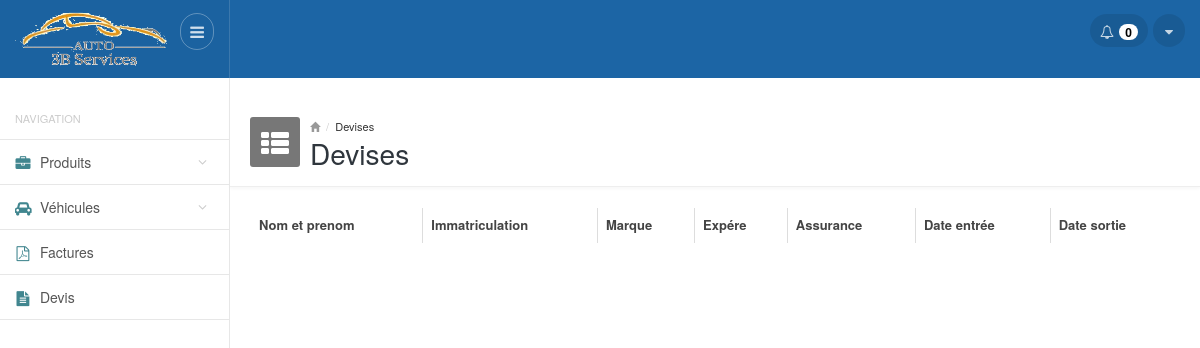
/devis.php (signed in), run on an earlier commit of the app's database.
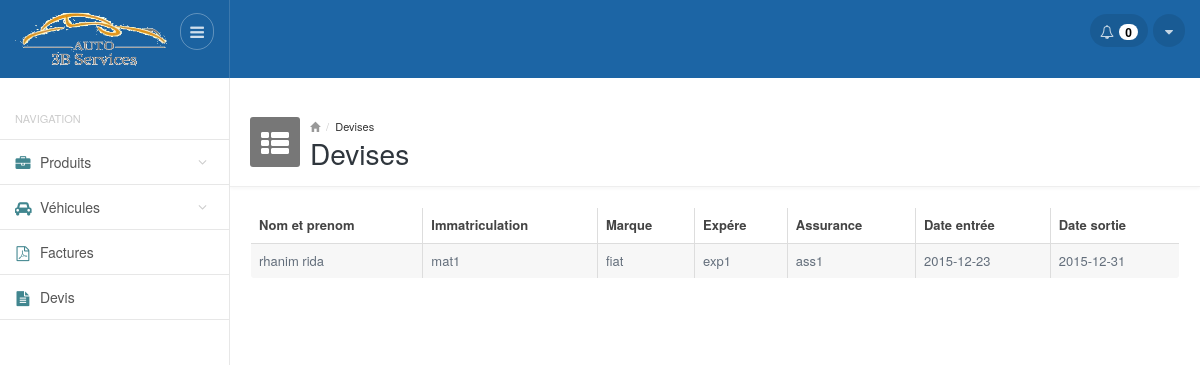
And on a later commit of the database.
### tables this page shows
CREATE TABLE IF NOT EXISTS `devis` (
  `id` int(11) NOT NULL,
  `date_devis` date DEFAULT NULL,
  `date_accord` date DEFAULT NULL,
  `ht` double NOT NULL,
  `hta` double NOT NULL,
  `id_vehicule` int(11) NOT NULL
);

CREATE TABLE IF NOT EXISTS `vehicules` (
  `id` int(11) NOT NULL,
  `nom` varchar(100) NOT NULL,
  `prenom` varchar(100) NOT NULL,
  `immatriculation` varchar(100) NOT NULL,
  `marque` varchar(100) NOT NULL,
  `expere` varchar(100) NOT NULL,
  `assurance` varchar(100) NOT NULL,
  `date_entree` date DEFAULT NULL,
  `date_sortie` date DEFAULT NULL
);

### functions.php (called while the page is built, shortened)
<?php
function getNotifProducts()
{
    $result = mysql_query("SELECT count(*) FROM produits WHERE qte_min>=qte") or die(mysql_error());
    $count = mysql_fetch_array($result);
    return $count[0];
}
function getAllDevis()
{
     $result = mysql_query("SELECT * FROM `devis` , `vehicules` WHERE devis.id_vehicule=vehicules.id") or die(mysql_error());
     $vihecules = array();
     while($row = mysql_fetch_array($result))
        $vihecules[] = $row;
    return $vihecules;
}
?>

### devis.php (the view, shortened to what this page needs)
<?php
require_once __DIR__ . '/functions.php';
require_once __DIR__ . '/header.php'; ?>
<div class="mainpanel">
    <div class="pageheader">
        <div class="media">
            <div class="pageicon pull-left">
                <i class="fa fa-th-list"></i>
            </div>
            <div class="media-body">
                <ul class="breadcrumb">
                    <li><a href="#"><i class="glyphicon glyphicon-home"></i></a></li>
                    <li><a href="#">Devises</a></li>
                </ul>
                <h4>Devises</h4>
            </div>
        </div>
    </div>
    <div class="contentpanel">
        <div class="panel panel-primary-head">
            <table id="basicTable" class="table table-striped table-bordered responsive">
                <thead class="">
                    <tr>
                        <th>Nom et prenom</th>
                        <th>Immatriculation</th>
                        <th>Marque</th>
                        <th>Expére</th>
                        <th>Assurance</th>
                        <th>Date entrée</th>
                        <th>Date sortie</th>
                    </tr>
                </thead>
                <tbody>
                    <?php
                      $devises= getAllDevis();
                      foreach($devises as $devis){ ?>
                        <tr>
                              <td><?php echo ($devis['nom']." ".$devis['prenom']); ?> </td>
                              <td><?php echo $devis['immatriculation']; ?> </td>
                              <td><?php echo $devis['marque']; ?> </td>
                              <td><?php echo $devis['expere']; ?> </td>
                              <td><?php echo $devis['assurance']; ?> </td>
                              <td><?php echo $devis['date_entree']; ?> </td>
                              <td><?php echo $devis['date_sortie']; ?> </td>
                           </tr>
                    <?php } ?>
                </tbody>
            </table>
        </div>
        <br />
    </div>
</div>
<?php
require_once __DIR__ . '/footer.php'; ?>

### header.php (shortened to what this page needs)
<!DOCTYPE html>
<html lang="en">
<head>
        <link href="css/style.default.css" rel="stylesheet">
        <link href="css/select2.css" rel="stylesheet" />
        <link href="css/style.datatables.css" rel="stylesheet">
        <link href="cdn.datatables.net/responsive/1.0.1/css/dataTables.responsive.css" rel="stylesheet">
    </head>
    <body>
        <header>
            <div class="headerwrapper">
                <div class="header-left">
                    <a href="#" class="logo">
                        <img src="images/logo.gif" alt="" style="width: 160px;height: 81px;margin-bottom: -16px;margin-top: -20px;">
                    </a>
                    <div class="pull-right">
                        <a href="#" class="menu-collapse">
                            <i class="fa fa-bars"></i>
                        </a>
                    </div>
                </div>
                <div class="header-right">
                    <div class="pull-right">
                            <div class="btn-group btn-group-list btn-group-notification">
                        <?php if(getNotifProducts() == 0) {?>
                            <button type="button" class="btn btn-default dropdown-toggle" data-toggle="dropdown">
                        <?php } else { ?>
                                <button type="button" class="btn btn-default dropdown-toggle orange" data-toggle="dropdown">
                        <?php } ?>
                              <i class="fa fa-bell-o"></i>
                              <span class="badge">
                                <?php echo getNotifProducts(); ?>
                              </span>
                            </button>
                        </div>
                        <div class="btn-group btn-group-option">
                            <button type="button" class="btn btn-default dropdown-toggle" data-toggle="dropdown">
                              <i class="fa fa-caret-down"></i>
                            </button>
                        </div>
                    </div>
                </div>
            </div>
        </header>
        <br>
        <br>
        <section>
            <div class="mainwrapper">
                <div class="leftpanel">
                    <h5 class="leftpanel-title">Navigation</h5>
                    <ul class="nav nav-pills nav-stacked">
                        <li class="parent <?php if ($_SERVER['REQUEST_URI'] == '/auto3bservices/produits.php' || $_SERVER['REQUEST_URI']  == '/auto3bservices/ajouter_produit.php' ) { echo 'active';} ?>"><a href="produits.php"><i class="fa fa-briefcase"></i> <span>Produits</span></a>
                        </li>
                        <li class="parent <?php if ($_SERVER['REQUEST_URI'] == '/auto3bservices/vehicules.php' || $_SERVER['REQUEST_URI']  == '/auto3bservices/ajouter_vehicule.php' ) { echo 'active';} ?>"><a href="vehicules.php"><i class="fa fa-car"></i> <span>Véhicules</span></a>
                        </li>
                        <li class="<?php if ($_SERVER['REQUEST_URI'] == '/auto3bservices/factures.php' ) { echo 'active';} ?>"><a href="factures.php"><i class="fa fa-file-pdf-o"></i> <span>Factures</span></a>
                        </li>
                        <li class="<?php if ($_SERVER['REQUEST_URI'] == '/auto3bservices/devis.php' ) { echo 'active';} ?>"><a href="devis.php"><i class="fa fa-file-text"></i> <span>Devis</span></a>
                        </li>
                    </ul>
                </div>

### footer.php (shortened to what this page needs)
  </div>
        </section>
    </body>
</html>

### css/style.default.css (style rules this page uses)
body { font-size: 13px; color: #636E7B; background-color: #fff; }
a { outline: none !important; }
.headerwrapper { background-color: #1C65A5; min-height: 60px; position: fixed; width: 100%; z-index: 1000; }
.headerwrapper:after { clear: both; display: block; content: ''; }
.headerwrapper .header-left { width: 230px; min-height: 60px; padding: 14px 15px; float: left; border-right: 1px solid rgba(255,255,255,0.14); background-color: rgba(0,0,0,0.03); position: relative; }
.headerwrapper .header-left .logo { display: inline-block; margin-top: 5px; float: left; }
.headerwrapper .header-left .menu-collapse { -moz-transition: all 0.2s ease-out 0s; -webkit-transition: all 0.2s ease-out 0s; transition: all 0.2s ease-out 0s; border: 1px solid rgba(255,255,255,0.3); color: rgba(255,255,255,0.8); padding: 6px 9px; -moz-border-radius: 50px; -webkit-border-radius: 50px; border-radius: 50px; display: inline-block; font-size: 16px; line-height: normal; position: absolute; top: 13px; right: 15px; }
.headerwrapper .header-right { margin-left: 230px; min-height: 60px; padding: 14px 15px; }
.headerwrapper .header-right .btn-group { margin: 0; line-height: 21px; float: left; }
.headerwrapper .header-right .btn-group > .btn { border: 0; background-color: rgba(0,0,0,0.1); color: rgba(255,255,255,0.75); -moz-border-radius: 50px; -webkit-border-radius: 50px; border-radius: 50px; line-height: normal; margin-left: 5px; height: 33px; }
.headerwrapper .header-right .btn-group .btn .badge { -moz-box-shadow: none; -webkit-box-shadow: none; box-shadow: none; background-color: #fff; color: #000; margin-left: 2px; padding: 2px 6px; }
.btn-group-notification > .btn { padding: 7px 10px; }
.btn-group-option > .btn { padding: 7px 12px; }
.mainwrapper { position: relative; top: 60px; }
.mainwrapper:before { content: ''; height: 100%; position: fixed; top: 0; left: 0; width: 230px; border-right: 1px solid #e7e7e7; }
.mainwrapper:after { clear: both; display: block; content: ''; }
.leftpanel { width: 230px; position: absolute; top: 0; left: 0; }
.leftpanel .leftpanel-title { text-transform: uppercase; color: #ccc; font-size: 11px; font-weight: normal; margin: 15px 15px; }
.leftpanel .nav { position: relative; border-bottom: 1px solid #e7e7e7; }
.leftpanel .nav > li { margin: 0 1px 0 0; font-size: 14px; font-weight: 500; border-top: 1px solid #e7e7e7; position: relative; }
.leftpanel .nav > li > a { color: #555; -moz-border-radius: 0; -webkit-border-radius: 0; border-radius: 0; -moz-transition: all 0.2s ease-out 0s; -webkit-transition: all 0.2s ease-out 0s; transition: all 0.2s ease-out 0s; padding: 12px 15px; }
.leftpanel .nav > li > a i { width: 16px; margin-right: 5px; color: #41868f; font-size: 15px; top: 1px; position: relative; text-align: center; }
.leftpanel .nav > li.parent:after { font-family: 'FontAwesome'; content: '\f107'; display: block; position: absolute; top: 12px; right: 22px; color: #ccc; }
.mainpanel { margin-left: 230px; }
.pageheader { padding: 20px; border-bottom: 1px solid #eee; padding-bottom: 20px; height: 90px; -webkit-box-shadow: 0 2px 3px rgba(0,0,0,0.03); box-shadow: 0 2px 3px rgba(0,0,0,0.03); }
.pageheader .media { padding: 0; clear: both; }
.pageheader .pageicon { width: 50px; height: 50px; background-color: #777; display: inline-block; color: #fff; font-size: 32px; border-radius: 3px; padding-top: 1px; padding-left: 10px; }
.pageheader .pageicon .fa-th-list { font-size: 28px; margin-left: 1px; }
.pageheader .breadcrumb { margin: 0; padding: 0; background: none; font-size: 11px; color: #999; line-height: 18px; }
.pageheader .breadcrumb li a { color: #333; }
.pageheader .breadcrumb li a i { color: #999; font-size: 10px; }
.pageheader h4 { margin: -2px 0 0 0; font-size: 28px; font-weight: 500; color: #2f363d; line-height: normal; }
.contentpanel { position: relative; padding: 20px; }

What changed in the data, as far as the page shows it:
added devis: id_vehicule.nom "rhanim", id_vehicule.prenom "rida", id_vehicule.immatriculation "mat1", id_vehicule.marque "fiat", id_vehicule.expere "exp1", id_vehicule.assurance "ass1", id_vehicule.date_entree "2015-12-23", id_vehicule.date_sortie "2015-12-31"
